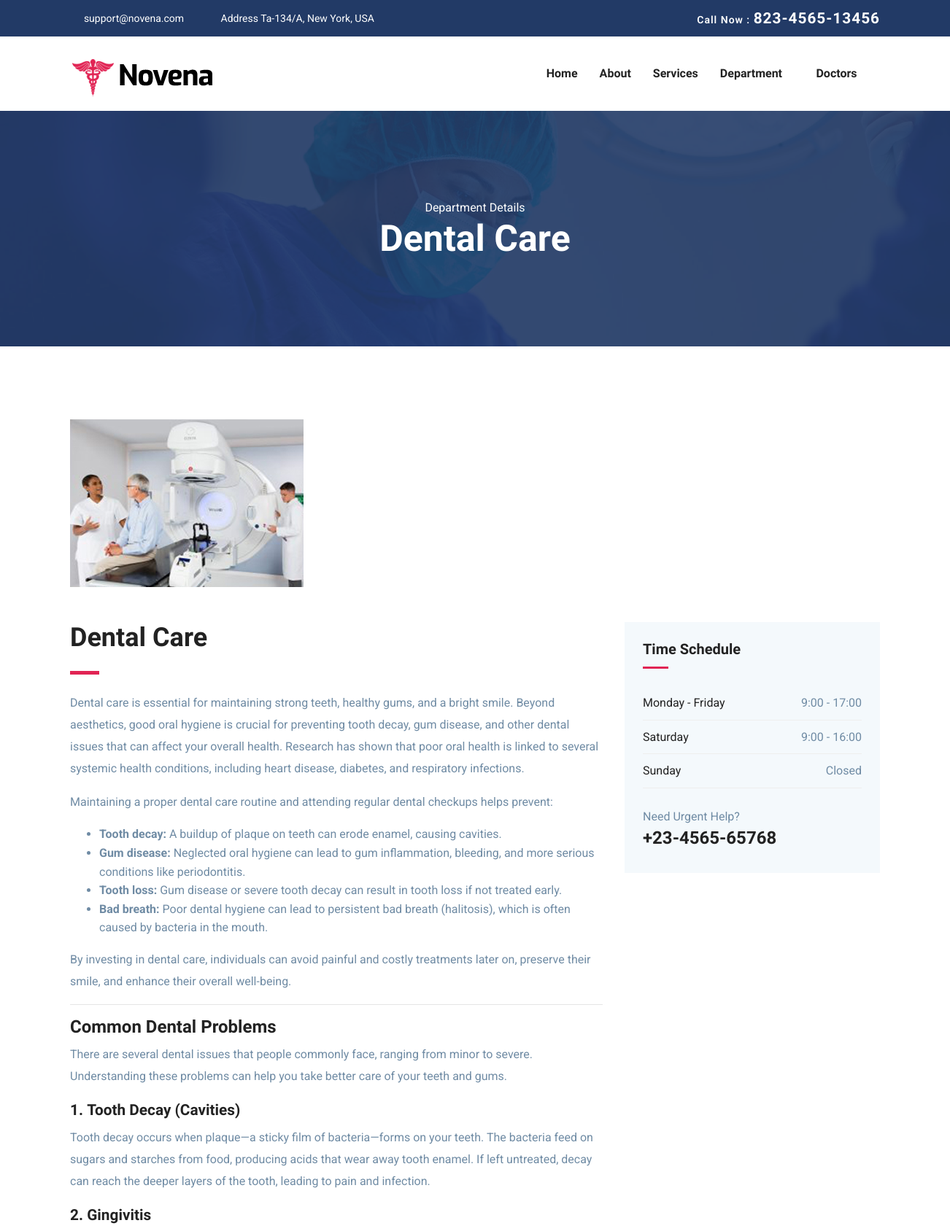
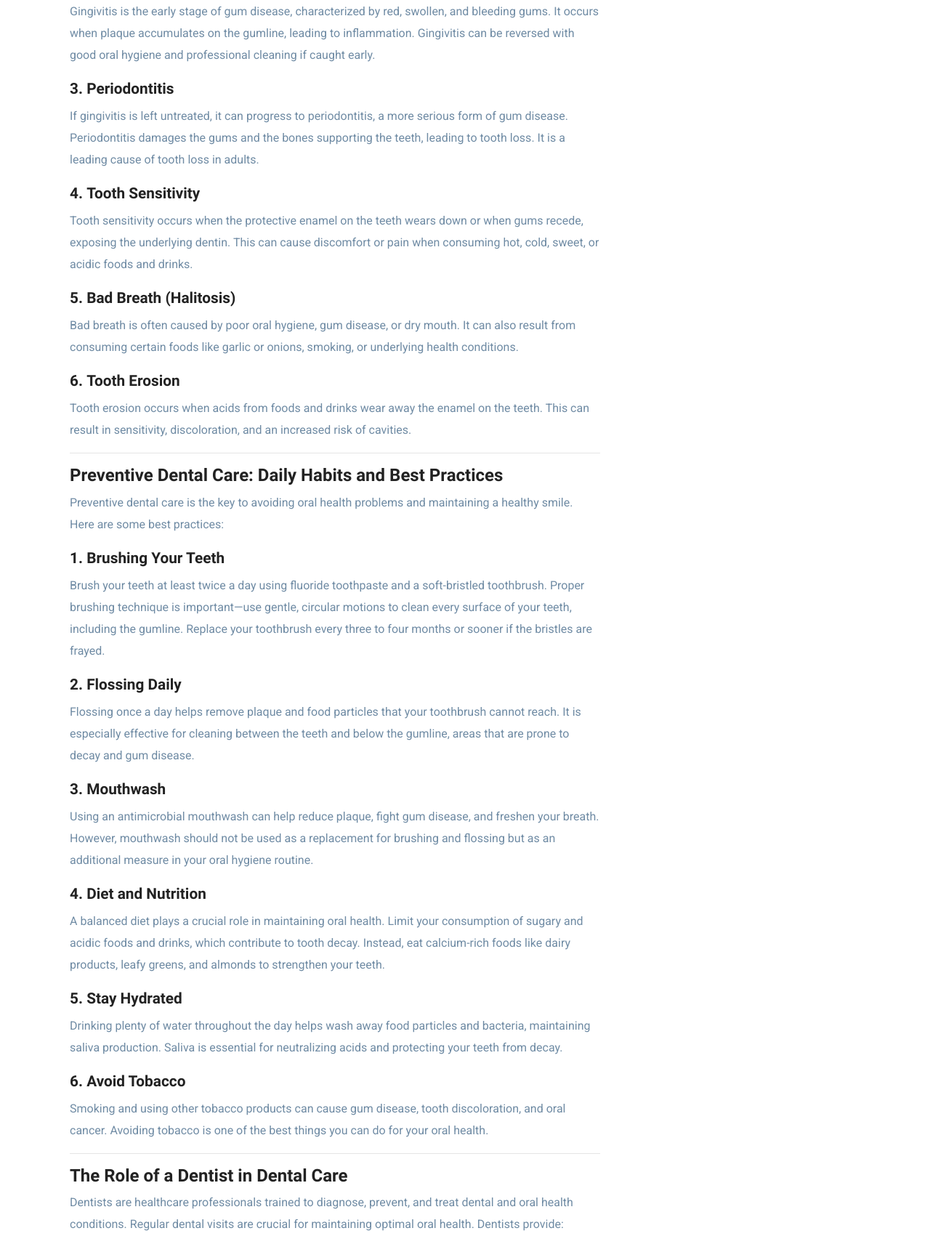
/department/dental-care/ (upper part), run on the app's committed database (2 pictures, top to bottom).
### hospital/models.py (models this page shows, shortened)
class Department(models.Model):
    image = models.ImageField(upload_to='department', null=True)
    name = models.CharField(max_length=200)
    description = HTMLField()
    d_slug = AutoSlugField(populate_from='name')

### hospital/views.py (the view)
# urls.py: path('department/<slug:slug>/', single_department_page, name='department'),
def single_department_page(request, slug):
    department = Department.objects.get(d_slug=slug)
    services = department.service_set.all()
    context = {
        'item': department,
        'services': services
    }
    return render(request, 'single_department.html', context)

### hospital/templates/single_department.html (shortened to what this page needs)
{% extends "base.html" %}
{% load static %}
{% block content %}
<section class="page-title bg-1">
  <div class="container">
    <div class="row">
      <div class="col-md-12">
        <div class="block text-center">
          <span class="text-white">Department Details</span>
          <h1 class="text-capitalize mb-5 text-lg"> {{item.name}} </h1>
        </div>
      </div>
    </div>
  </div>
</section>
<section class="section department-single">
	<div class="container">
		<div class="row">
			<div class="col-lg-12">
				<div class="department-img">
					<img src="{{item.image.url}}" alt="" class="img-fluid">
				</div>
			</div>
		</div>
		<div class="row">
			<div class="col-lg-8">
				<div class="department-content mt-5">
					<h3 class="text-md">{{item.name}}</h3>
					<div class="divider my-4"></div>
					<p class="lead">
									{{item.description | safe}}
				</div>
			</div>
			<div class="col-lg-4">
				<div class="sidebar-widget schedule-widget mt-5">
					<h5 class="mb-4">Time Schedule</h5>
					<ul class="list-unstyled">
					  <li class="d-flex justify-content-between align-items-center">
					    <a href="#">Monday - Friday</a>
					    <span>9:00 - 17:00</span>
					  </li>
					  <li class="d-flex justify-content-between align-items-center">
					    <a href="#">Saturday</a>
					    <span>9:00 - 16:00</span>
					  </li>
					  <li class="d-flex justify-content-between align-items-center">
					    <a href="#">Sunday</a>
					    <span>Closed</span>
					  </li>
					</ul>
					<div class="sidebar-contatct-info mt-4">
						<p class="mb-0">Need Urgent Help?</p>
						<h3>+23-4565-65768</h3>
					</div>
				</div>
			</div>
		</div>
	</div>
</section>
{% endblock content %}

### static/css/style.css (style rules this page uses)
html { overflow-x: hidden; }
body { line-height: 1.6; font-family: "Roboto", sans-serif; -webkit-font-smoothing: antialiased; font-size: 16px; color: #6F8BA4; font-weight: 400; }
h1, .h1, h2, .h2, h3, .h3, h4, .h4, h5, .h5, h6, .h6 { font-family: "Exo", sans-serif; font-weight: 700; color: #222; }
h1, .h1 { font-size: 2.5rem; }
h3, .h3 { font-size: 1.5rem; }
h4, .h4 { font-size: 1.3rem; line-height: 30px; }
h5, .h5 { font-size: 1.25rem; }
p { line-height: 30px; }
.section { padding: 100px 0; }
.text-md { font-size: 2.25rem; }
.text-lg { font-size: 3.75rem; }
a { color: #222; text-decoration: none; transition: all .35s ease; }
.page-title { padding: 120px 0px 70px 0px; position: relative; }
.page-title .block h1 { color: #fff; }
.text-lg { font-size: 50px; }
.bg-1 { background: url("../images/bg/22.jpg") no-repeat 50% 50%; background-size: cover; position: relative; }
.divider { width: 40px; height: 5px; background: #e12454; }
.sidebar-widget { margin-bottom: 30px; padding-bottom: 35px; }
.sidebar-widget h5 { margin-bottom: 30px; position: relative; padding-bottom: 15px; }
.sidebar-widget h5:before { position: absolute; content: ""; left: 0px; bottom: 0px; width: 35px; height: 3px; background: #e12454; }
.sidebar-widget.schedule-widget { background: #f4f9fc; padding: 25px; }
.sidebar-widget.schedule-widget ul li { padding: 10px 0px; border-bottom: 1px solid #eee; }

### data on the page
Department: name "Dental Care", image (picture), description "Dental care is essential for maintaining strong teeth, healthy gums, and a bright smile. Beyond aesthetics, good oral hygiene is crucial for preventing tooth decay, gum disease, and other dental issues that can affect your overall health. Research has shown that poor oral health is linked to several systemic health conditions, including heart disease, diabetes, and respiratory infections. Maintaining a proper dental care routine and attending regular dental checkups helps prevent: Tooth decay: A buildup of plaque on teeth can erode enamel, causing cavities. Gum disease: Neglected oral hygiene can lead to gum inflammation, bleeding, and more serious conditions like periodontitis. Tooth loss:…"
